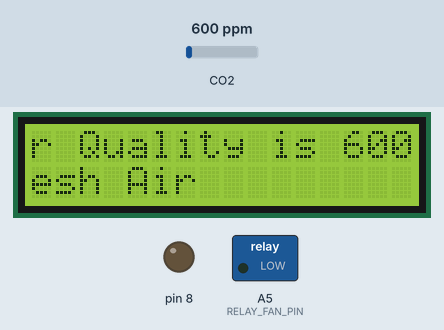
A sketch run on a simulated Arduino Uno, built with avr-gcc and run on an emulated ATmega328P. Shown: 16×2 character LCD, switched loads named in the sketch (green lamp = pin HIGH), output pins drawn as LEDs (lit = HIGH). Inputs (shaded band) come from the test bench; at power-on: CO2 600 ppm. The modem accepts every AT command (registered, SIM ready, sends succeed) and sends nothing else; what the sketch prints to the serial monitor is not drawn.

Above: at 8.2 s.
8.3 s: CO2 set to 968 ppm
At 9.8 s:
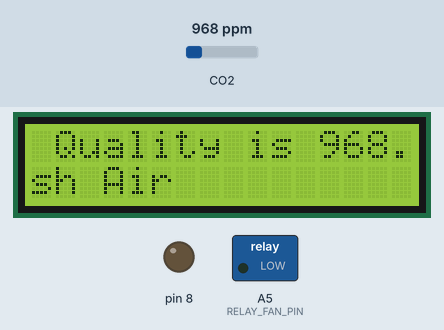
11.5 s: CO2 set to 1023 ppm
At 12.9 s:
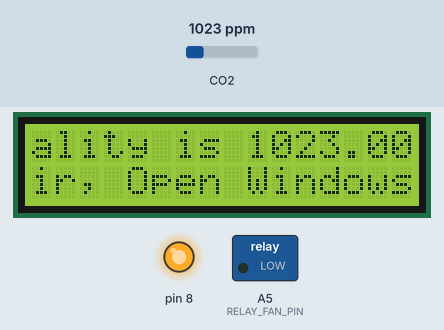
15.5 s: CO2 set to 452 ppm
At 16.9 s:
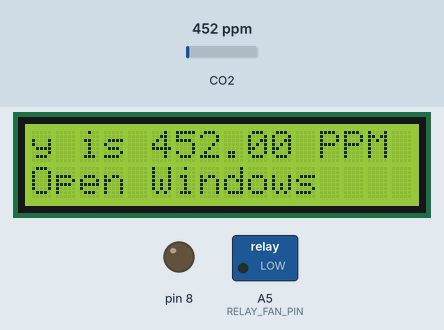
19.5 s: CO2 set to 2350 ppm
At 20.9 s:
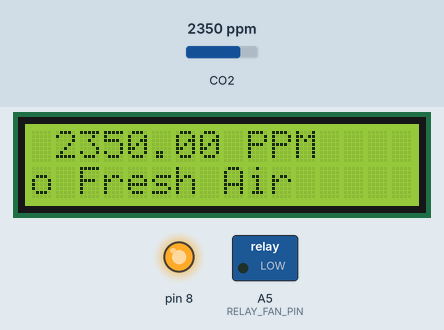
23.5 s: CO2 set to 2022 ppm
At 25.0 s:
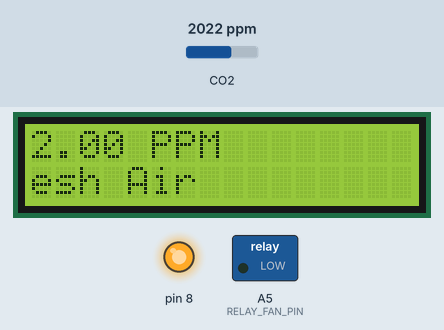
26.7 s: CO2 set to 1980 ppm
At 28.0 s:
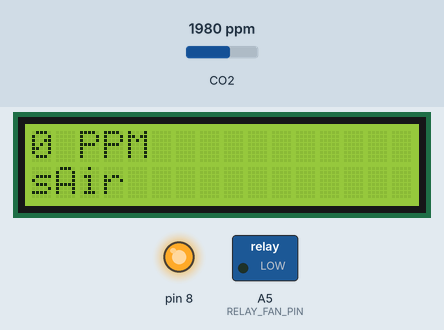
Timing chart, 0 to 29.7 s (numbered marks = the images above; inputs shaded):
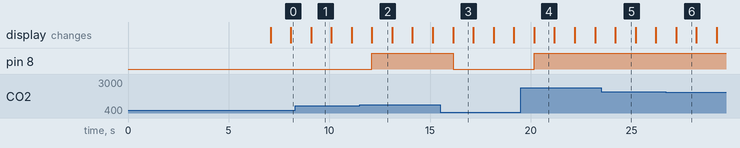

Measured:
- the behaviour switches between 1000 and 1001 ppm on CO2 (found by bisection; images 1 and 2)
- the behaviour switches between 2001 and 2000 ppm on CO2 (found by bisection; images 5 and 6)
- after the input at 11.5 s, pin 8: LOW → HIGH after 0.61 s; the display: changes after 0.61 s (image 2)
- after the input at 15.5 s, pin 8: HIGH → LOW after 0.64 s; the display: changes after 0.64 s (image 3)
- after the input at 19.5 s, pin 8: LOW → HIGH after 0.67 s; the display: changes after 0.67 s (image 4)
- after the input at 26.7 s, the display: changes after 0.53 s (image 6)
- what the display in image 1 shows lasts 1.0 s, from 9.1 s to 10.1 s

The sketch:

Hewa_Swift_Monitoring_system.ino
```cpp
#include "MQ135.h"
#include <SoftwareSerial.h>
#include "DHT.h"
#define DEBUG true
SoftwareSerial esp8266(9,10); // This makes pin 9 of Arduino as RX pin and pin 10 of Arduino as the TX pin

const int sensorPin= 0;
int air_quality;
#include <LiquidCrystal.h>
const int RELAY_PIN = A5;  // the Arduino pin, which connects to the IN pin of relay
LiquidCrystal lcd(12,11, 5, 4, 3, 2);
#define RELAY_FAN_PIN A5 // Arduino pin connected to relay which connected to fan
#define DHTPIN 12           // Arduino pin connected to relay which connected to DHT sensor
#define DHTTYPE DHT22
const int TEMP_THRESHOLD_UPPER = 25; // upper threshold of temperature, change to your desire value
const int TEMP_THRESHOLD_LOWER = 20; // lower threshold of temperature, change to your desire value
DHT dht(DHTPIN, DHTTYPE);
float temperature;

void setup() {
pinMode(8, OUTPUT);
lcd.begin(16,2);
lcd.setCursor (0,0);
lcd.print ("circuitdigest ");
lcd.setCursor (0,1);
lcd.print ("Sensor Warming ");
delay(1000);
Serial.begin(115200);
esp8266.begin(115200); // your esp's baud rate might be different
  sendData("AT+RST\r\n",2000,DEBUG); // reset module
  sendData("AT+CWMODE=2\r\n",1000,DEBUG); // configure as access point
  sendData("AT+CIFSR\r\n",1000,DEBUG); // get ip address
  sendData("AT+CIPMUair_quality=1\r\n",1000,DEBUG); // configure for multiple connections
  sendData("AT+CIPSERVER=1,80\r\n",1000,DEBUG); // turn on server on port 80
pinMode(sensorPin, INPUT);        //Gas sensor will be an input to the arduino
lcd.clear();
pinMode(RELAY_PIN, OUTPUT);
//Serial.begin(9600); // initialize serial
  dht.begin();        // initialize the sensor
  pinMode(RELAY_FAN_PIN, OUTPUT);
}
void loop() {
//  Directly get the PPM values
MQ135 gasSensor = MQ135(A0);
float air_quality = gasSensor.getPPM();
if(esp8266.available()) // check if the esp is sending a message
  {
    if(esp8266.find("+IPD,"))
    {
     delay(1000);
     int connectionId = esp8266.read()-48; /* We are subtracting 48 from the output because the read() function returns the ASCII decimal value and the first decimal number which is 0 starts at 48*/
     String webpage = "<h1>IOT Air Pollution Monitoring System</h1>";
       webpage += "<p><h2>";
       webpage+= " Air Quality is ";
       webpage+= air_quality;
       webpage+=" PPM";
       webpage += "<p>";
     if (air_quality<=1000)
{
  webpage+= "Fresh Air";
}
else if(air_quality<=2000 && air_quality>=1000)
{
  webpage+= "Poor Air";
}
else if (air_quality>=2000 )
{
webpage+= "Danger! Move to Fresh Air";
}
webpage += "</h2></p></body>";
     String cipSend = "AT+CIPSEND=";
     cipSend += connectionId;
     cipSend += ",";
     cipSend +=webpage.length();
     cipSend +="\r\n";
     sendData(cipSend,1000,DEBUG);
     sendData(webpage,1000,DEBUG);
     cipSend = "AT+CIPSEND=";
     cipSend += connectionId;
     cipSend += ",";
     cipSend +=webpage.length();
     cipSend +="\r\n";
     String closeCommand = "AT+CIPCLOSE=";
     closeCommand+=connectionId; // append connection id
     closeCommand+="\r\n";
     sendData(closeCommand,3000,DEBUG);
    }
  }
lcd.setCursor (0, 0);
lcd.print ("Air Quality is ");
lcd.print (air_quality);
lcd.print (" PPM ");
lcd.setCursor (0,1);
if (air_quality<=1000)
{
lcd.print("Fresh Air");
digitalWrite(8, LOW);
}
else if( air_quality>=1000 && air_quality<=2000 )
{
lcd.print("Poor Air, Open Windows");
digitalWrite(8, HIGH );
}
else if (air_quality>=2000 )
{
lcd.print("Danger! Move to Fresh Air");
digitalWrite(8, HIGH);   // turn the LED on
}
lcd.scrollDisplayLeft();
delay(1000);
}
String sendData(String command, const int timeout, boolean debug)
{
    String response = "";
    esp8266.print(command); // send the read character to the esp8266
    long int time = millis();
    while( (time+timeout) > millis())
    {
      while(esp8266.available())
      {
        // The esp has data so display its output to the serial window
        char c = esp8266.read(); // read the next character.
        response+=c;
      }
    }
    if(debug)
    {
      Serial.print(response);
    }
    return response;
    digitalWrite(RELAY_PIN, HIGH); // turn on fan 5 seconds
  delay(5000);
  digitalWrite(RELAY_PIN, LOW);  // turn off fan 5 seconds
  delay(5000);
  delay(2000);
  temperature = dht.readTemperature();;  // read temperature in Celsius
  if (isnan(temperature)) {
    Serial.println("Failed to read from DHT sensor!");
  } else {
    if(temperature > TEMP_THRESHOLD_UPPER){
      Serial.println("The fan is turned on");
      digitalWrite(RELAY_FAN_PIN, HIGH); // turn on
    } else if(temperature < TEMP_THRESHOLD_LOWER){
      Serial.println("The fan is turned off");
      digitalWrite(RELAY_FAN_PIN, LOW); // turn on
    }
  }
}
```
